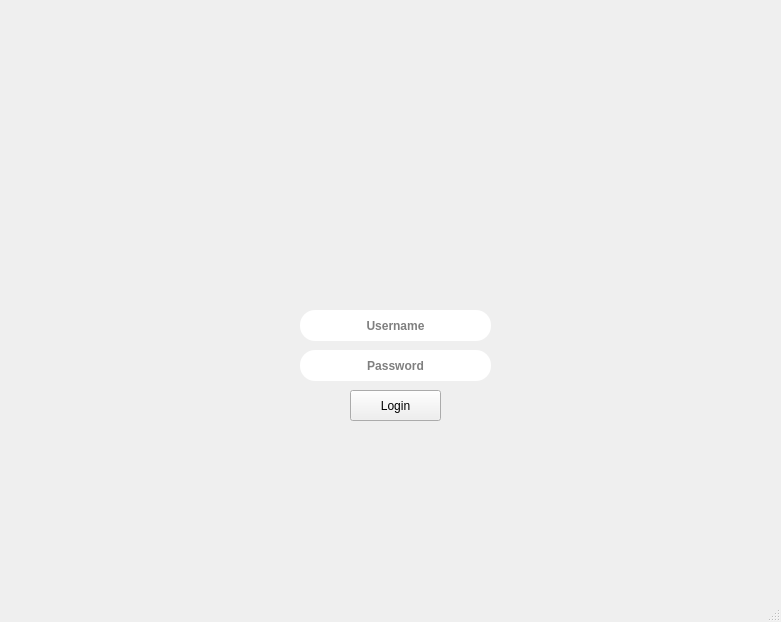
<?xml version="1.0" encoding="UTF-8"?>
<ui version="4.0">
 <class>Inicio</class>
 <widget class="QMainWindow" name="Inicio">
  <property name="geometry">
   <rect>
    <x>0</x>
    <y>0</y>
    <width>781</width>
    <height>622</height>
   </rect>
  </property>
  <property name="windowTitle">
   <string>Controle Financeiro</string>
  </property>
  <widget class="QWidget" name="centralwidget">
   <widget class="QWidget" name="widget" native="true">
    <property name="geometry">
     <rect>
      <x>-10</x>
      <y>-10</y>
      <width>801</width>
      <height>591</height>
     </rect>
    </property>
    <property name="styleSheet">
     <string notr="true">background-image: url(:/img/pag1.png);</string>
    </property>
    <widget class="QLineEdit" name="Username">
     <property name="geometry">
      <rect>
       <x>310</x>
       <y>320</y>
       <width>191</width>
       <height>31</height>
      </rect>
     </property>
     <property name="toolTip">
      <string>&lt;html&gt;&lt;head/&gt;&lt;body&gt;&lt;p align=&quot;center&quot;&gt;&lt;span style=&quot; font-weight:400;&quot;&gt;&lt;br/&gt;&lt;/span&gt;&lt;/p&gt;&lt;/body&gt;&lt;/html&gt;</string>
     </property>
     <property name="whatsThis">
      <string>&lt;html&gt;&lt;head/&gt;&lt;body&gt;&lt;p align=&quot;center&quot;&gt;&lt;br/&gt;&lt;/p&gt;&lt;/body&gt;&lt;/html&gt;</string>
     </property>
     <property name="layoutDirection">
      <enum>Qt::LeftToRight</enum>
     </property>
     <property name="styleSheet">
      <string notr="true">font: bold; 
color: #000000;
border-radius: 15;
background: #fff;</string>
     </property>
     <property name="text">
      <string/>
     </property>
     <property name="cursorPosition">
      <number>0</number>
     </property>
     <property name="alignment">
      <set>Qt::AlignCenter</set>
     </property>
     <property name="placeholderText">
      <string>Username</string>
     </property>
    </widget>
    <widget class="QLineEdit" name="Password">
     <property name="geometry">
      <rect>
       <x>310</x>
       <y>360</y>
       <width>191</width>
       <height>31</height>
      </rect>
     </property>
     <property name="styleSheet">
      <string notr="true">font: bold; 
color: #000000;
border-radius: 15;
background: #fff;</string>
     </property>
     <property name="text">
      <string/>
     </property>
     <property name="alignment">
      <set>Qt::AlignCenter</set>
     </property>
     <property name="placeholderText">
      <string>Password</string>
     </property>
    </widget>
    <widget class="AnimatedButton" name="Login">
     <property name="geometry">
      <rect>
       <x>360</x>
       <y>400</y>
       <width>91</width>
       <height>31</height>
      </rect>
     </property>
     <property name="contextMenuPolicy">
      <enum>Qt::DefaultContextMenu</enum>
     </property>
     <property name="styleSheet">
      <string notr="true"/>
     </property>
     <property name="text">
      <string>Login</string>
     </property>
    </widget>
    <widget class="QWidget" name="widget_2" native="true">
     <property name="geometry">
      <rect>
       <x>270</x>
       <y>320</y>
       <width>31</width>
       <height>31</height>
      </rect>
     </property>
     <property name="styleSheet">
      <string notr="true">image: url(:/img/username.png);
border-radius: 15;
background: transparent;</string>
     </property>
    </widget>
    <widget class="QWidget" name="widget_3" native="true">
     <property name="geometry">
      <rect>
       <x>270</x>
       <y>360</y>
       <width>31</width>
       <height>31</height>
      </rect>
     </property>
     <property name="styleSheet">
      <string notr="true">image: url(:/img/senha.png);
border-radius: 15;
background: transparent;</string>
     </property>
    </widget>
    <zorder>Username</zorder>
    <zorder>Password</zorder>
    <zorder>widget_3</zorder>
    <zorder>Login</zorder>
    <zorder>widget_2</zorder>
   </widget>
  </widget>
  <widget class="QMenuBar" name="menubar">
   <property name="geometry">
    <rect>
     <x>0</x>
     <y>0</y>
     <width>781</width>
     <height>21</height>
    </rect>
   </property>
  </widget>
  <widget class="QStatusBar" name="statusbar"/>
 </widget>
 <customwidgets>
  <customwidget>
   <class>AnimatedButton</class>
   <extends>QPushButton</extends>
   <header location="global">animated_button</header>
  </customwidget>
 </customwidgets>
 <resources>
  <include location="design1.qrc"/>
 </resources>
 <connections/>
</ui>
